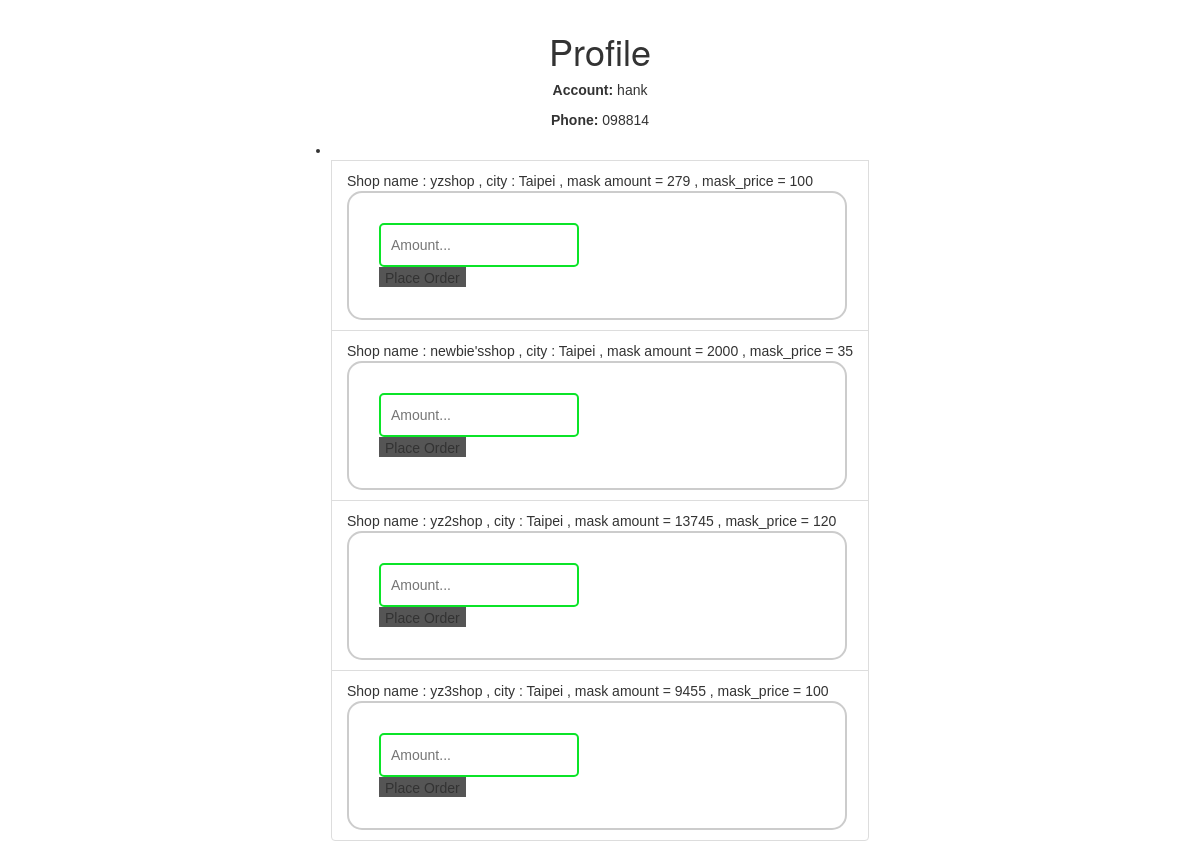
/shop_search.php (signed in), run on the app's committed database.
### tables this page shows
CREATE TABLE `Shop` (
  `shop_id` varchar(100) NOT NULL,
  `shop_name` varchar(100) NOT NULL,
  `city` varchar(100) NOT NULL,
  `mask_count` varchar(100) NOT NULL,
  `mask_price` varchar(100) NOT NULL
);

### shop_search.php (the view, shortened to what this page needs)
<?php
include "db_conn.php";
if((isset($_SESSION['user_id'])
    && isset($_SESSION['user_name']))
){
	$sql = "select Shop.shop_name , Shop.city , Shop.mask_count , Shop.mask_price , Shop.shop_id
            from Shop natural join Manager ";
    $sql2 = "select Shop.shop_name , Shop.city , Shop.mask_count , Shop.mask_price , Shop.shop_id
            from Shop natural join Clerk ";
?>
<!DOCTYPE html>
<html>
<head>
	<link rel="stylesheet" type="text/css" href="style.css">
     <link rel="stylesheet" href="http://maxcdn.bootstrapcdn.com/bootstrap/3.3.4/css/bootstrap.min.css">
</head>
<header>
</header>
<body>
  <h1 style="text-align:left">Profile</h1>
  <p><b>Account:</b> <?php echo $_SESSION['user_name']; ?></p>
  <p><b>Phone:</b> <?php echo $_SESSION['phone']; ?></p>
  <div class="container-fluid">
  <?php
  $result = mysqli_query($conn , $sql);
  $result2 = mysqli_query($conn , $sql2);
  if ($result->num_rows === 0 && $result2->num_rows === 0){
      echo "<a>Sorry , result not found.</a>";
      echo "<br>";
  }
  else { ?>
    <ul class = "list-group list-group-flush">
      	<li>
  <?php
      while ($row = $result->fetch_row()){
         echo 	"<li class='list-group-item'>"."Shop name : $row[0] , city : $row[1] , mask amount = $row[2] , mask_price = $row[3]".
		 		"<form class='example' action='order_handling.php' method = 'post'>".
				"<input type = 'hidden' name = 'order_shop_name' value = '$row[0]'>".
				"<input type = 'hidden' name = 'order_shop_id' , value = '$row[4]'>".
				"<input type='text' placeholder='Amount...' name= 'order_amount' >".
				"<button type='submit'>Place Order</button>".
				"</form></li>";
      }
  }
  ?>
	</ul>
  </div>
</body>
</html>
<?php
}
else
{
	echo "<script>alert('Please check your condition');location.href = 'home.php';</script>";
}
?>

### style.css (style rules this page uses)
body { background: #0e6ebd; display: flex; justify-content: center; align-items: center; height: 100vh; flex-direction: column; }
* { font-family: sans-serif; box-sizing: border-box; }
form { width: 500px; border: 2px solid #ccc; padding: 30px; background: #fff; border-radius: 15px; }
input { display: block; border: 2px solid rgb(11, 228, 40); width: 95%; padding: 10px; margin: 10px auto; border-radius: 5px; }
button { height: 20px; width:auto; background: #555; color: #fff; border: none; }
h1 { text-align: center; color: rgb(128, 18, 18); }

### shop_search.php (style rules this page uses)
input { width : 200px; }

### data on the page
shop: shop_name "yzshop", city "Taipei", mask_count "279", mask_price "100"
shop: shop_name "newbie'sshop", city "Taipei", mask_count "2000", mask_price "35"
shop: shop_name "yz2shop", city "Taipei", mask_count "13745", mask_price "120"
shop: shop_name "yz3shop", city "Taipei", mask_count "9455", mask_price "100"

### other printed values
$_SESSION['user_name'] "hank"
$_SESSION['phone'] "098814"
